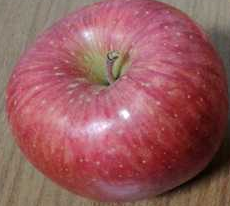
#> input picture analyze_histogram/pictures/table/Apple.png, 230 x 206 px; its folder holds 4 pictures in this run
$ python histogram.py
#> lines starting #> are read from the running program, lines starting #| are printed output that depends on the picture
# -*- coding: utf-8 -*-
"""
Spyder Editor

This is a temporary script file.
"""

import glob
import cv2
import matplotlib.pyplot as plt

files = glob.glob("../pictures/table/*.png")

for img in files:

    image = cv2.imread(img)
#> image is the input picture: shape (206, 230, 3); mean B, G, R 93.9, 91.3, 150.9
plt.subplots_adjust(hspace=0.3)
plt.figure(figsize=(16,9))
plt.subplot(3,1,1)
plt.hist(image[:,:,0].ravel(), bins=256, density=True, range=(0, 255), fc="b")
plt.xlim(0, 255)
plt.ylim(0, 0.04)
plt.ylabel("Gradation of BLUE")

plt.subplot(3,1,2)
plt.hist(image[:,:,1].ravel(), bins=256, density=True, range=(0, 255), fc="g")
plt.xlim(0, 255)
plt.ylim(0, 0.04)
plt.ylabel("Gradation of GREEN")

plt.subplot(3,1,3)
plt.hist(image[:,:,2].ravel(), bins=256, density=True, range=(0, 255), fc="r")
plt.xlim(0, 255)
plt.ylim(0, 0.04)
plt.xlabel("Component of Color")
plt.ylabel("Gradation of RED")

plt.savefig(str(img)+".png")
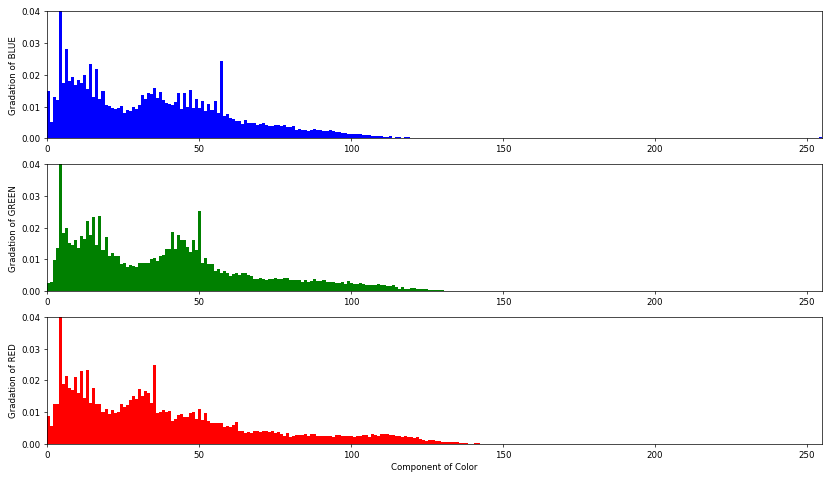
#> figure drawn by matplotlib, 3 panels; panel 1: tallest bar 0.0794 high, from x = 3.98 to 4.98; panel 2: tallest bar 0.0767 high, from x = 3.98 to 4.98; panel 3: tallest bar 0.0788 high, from x = 3.98 to 4.98

plt.close()

print(img)
